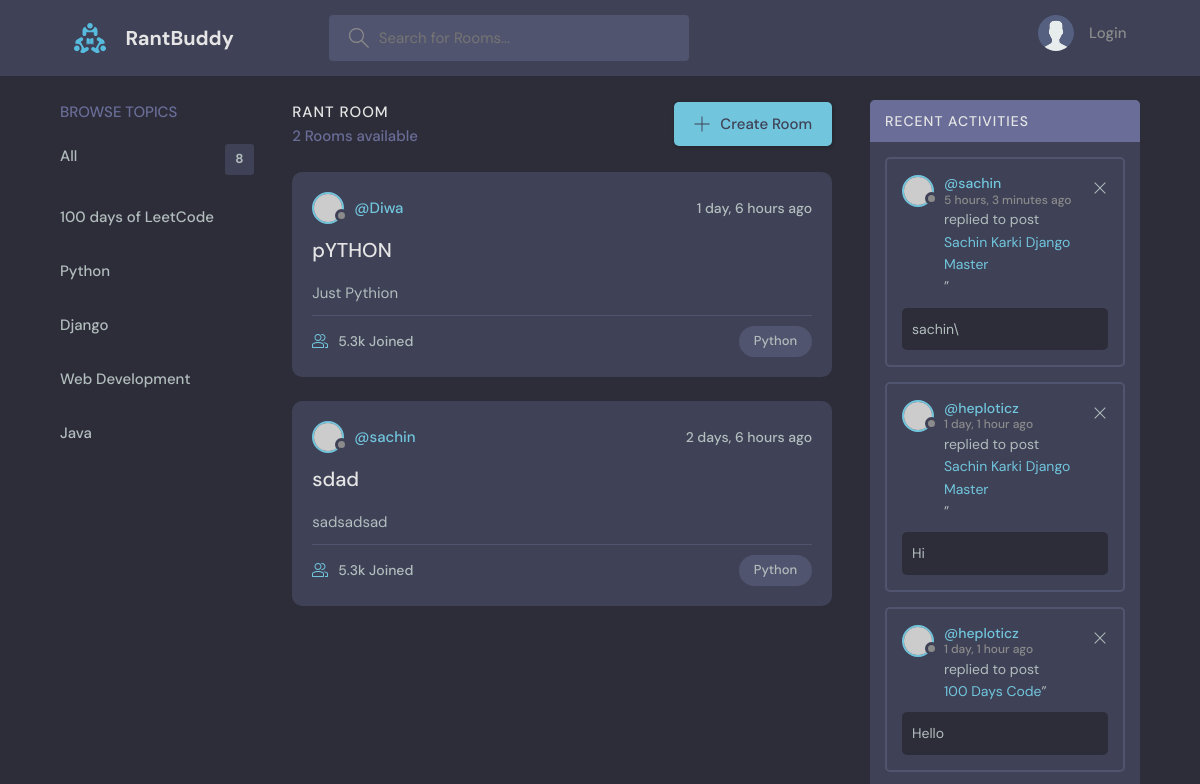
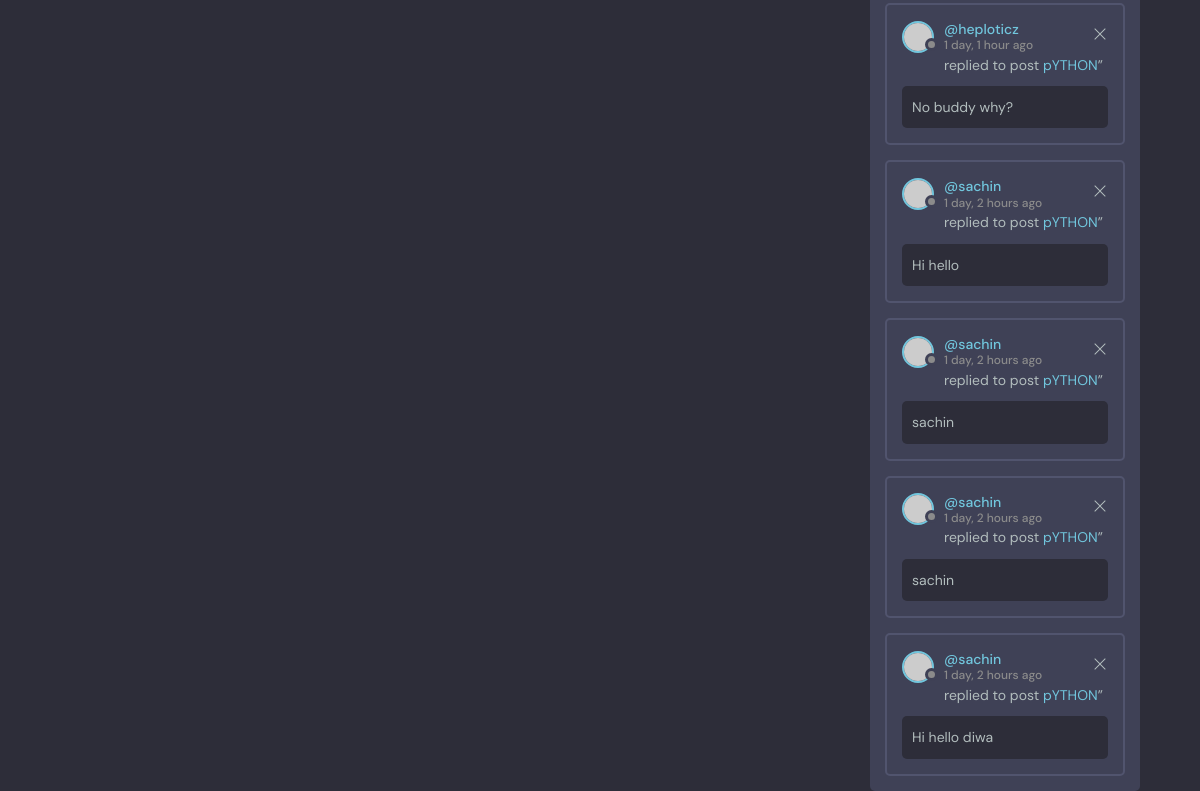
/?q=Python, run on an earlier commit of the app's database (2 pictures, top to bottom).
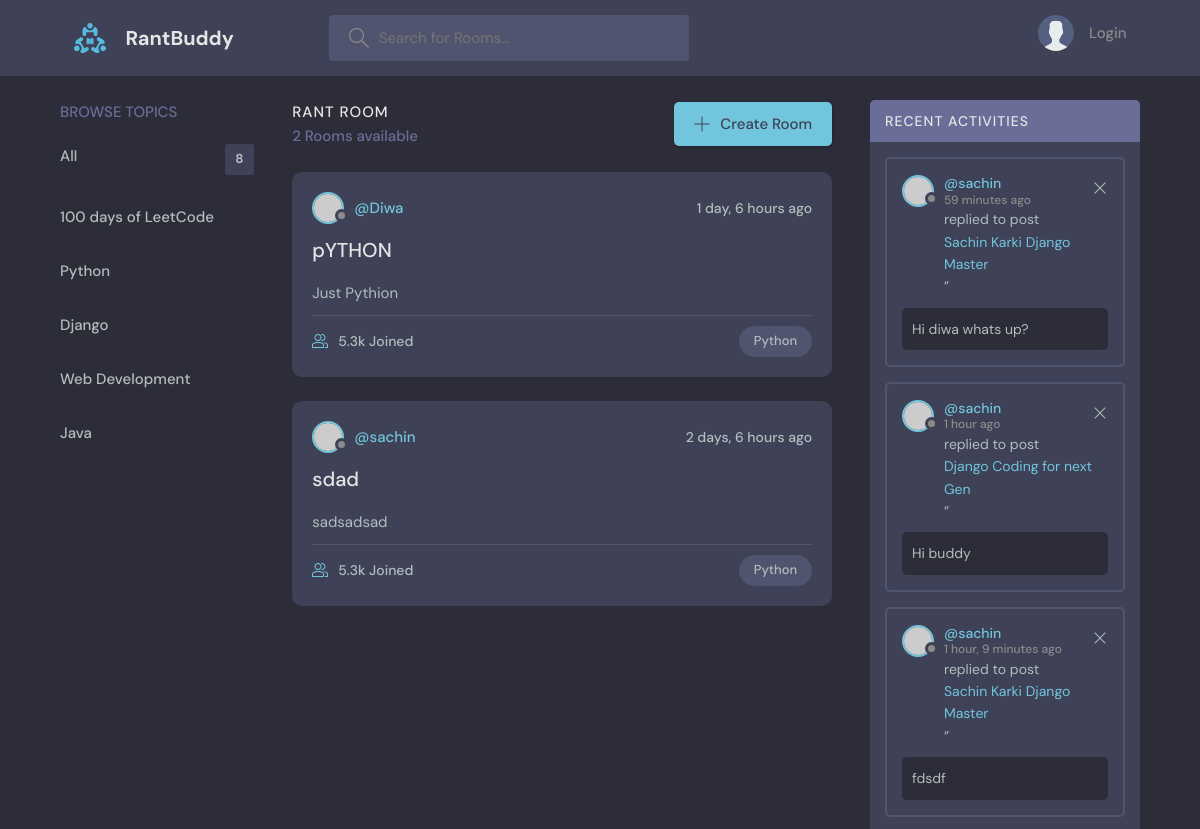
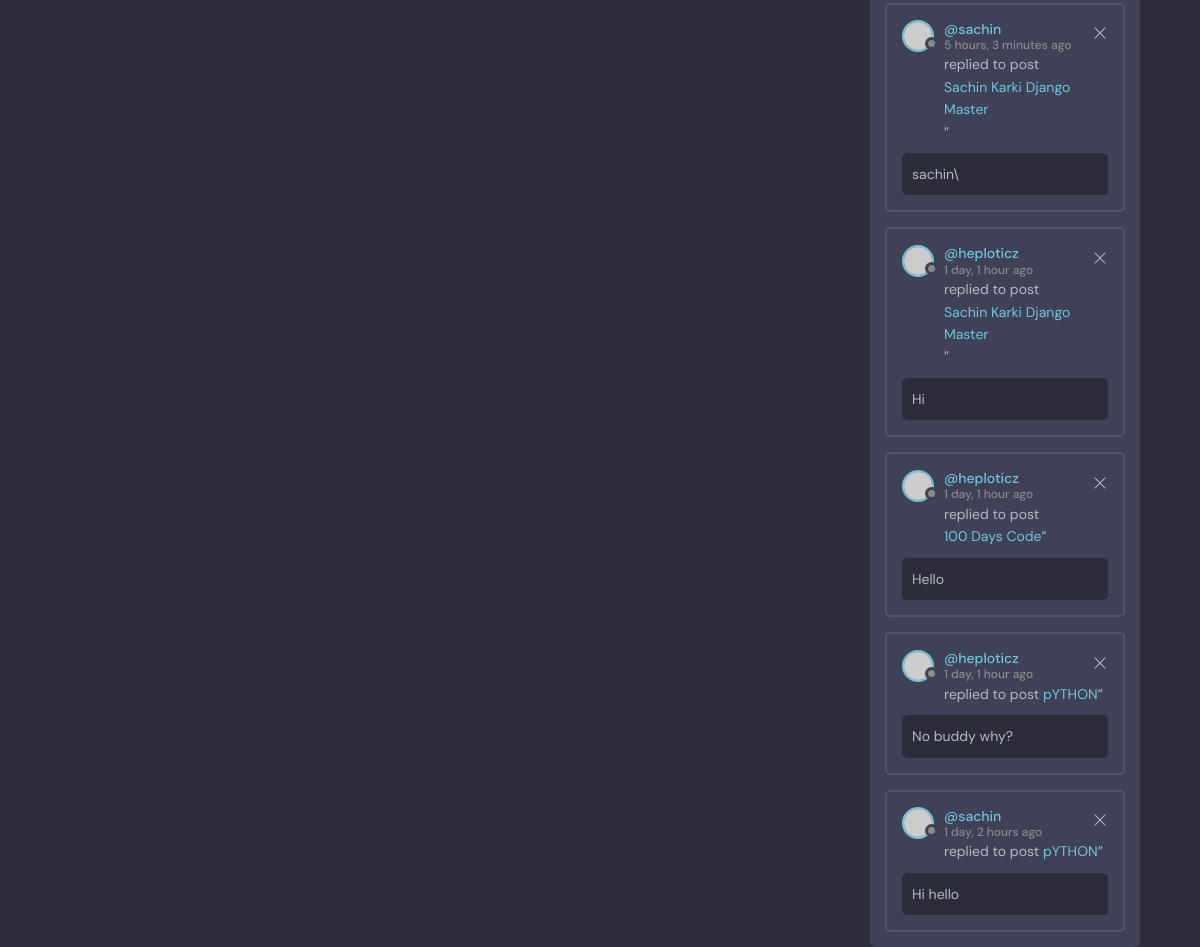
And on a later commit of the database (2 pictures, top to bottom).
### firstApp/models.py (models this page shows, shortened)
class Topic(models.Model):
    name=models.CharField(max_length=200)
    def __str__(self):
        return self.name

class Room(models.Model):
    host=models.ForeignKey(User,on_delete=models.SET_NULL,null=True)
    topic= models.ForeignKey(Topic,on_delete=models.SET_NULL,null=True)
    name=models.CharField(max_length=200)
    description=models.TextField(null=True,blank=True)
    participants=models.ManyToManyField(User,related_name="participants")
    updated = models.DateTimeField(auto_now=True)
    created= models.DateTimeField(auto_now_add=True)
    class Meta:
        ordering=['-updated','-created']
    def __str__(self):
        return self.name

class Message(models.Model):
    user=models.ForeignKey(User, on_delete=models.CASCADE)
    room=models.ForeignKey(Room, on_delete=models.CASCADE, related_name="messages")
    body=models.TextField()
    updated = models.DateTimeField(auto_now=True)
    created= models.DateTimeField(auto_now_add=True)

### firstApp/views.py (the view)
# urls.py: path("", home, name="home" ),
def home(request):
    page='home'
    q=request.GET.get('q') if request.GET.get('q')!=None else ''
    rooms=Room.objects.filter(Q(topic__name__icontains=q) |
                              Q(name__icontains=q)|
                              Q(description__icontains=q)
                              )
    topics=Topic.objects.all()
    top_hosts = (
        Room.objects.values('host__id','host__username')
        .annotate(room_count=Count('id'))
        .order_by('-room_count')
    )
    room_counts=rooms.count()
    messages=Message.objects.all().order_by('-created','-updated')[:8]
    context={"rooms":rooms,"topics": topics,"room_counts":room_counts,"messages":messages,"hosts":top_hosts,'page':page}
    return render(request,"firstApp/home.html",context=context)

### firstApp/templates/firstApp/home.html
{% extends 'main.html' %}
{% block content %}
<main class="layout layout--3">
      <div class="container">
        {% include 'firstApp/topic_component.html' %}
        {% include 'firstApp/feed_component.html' %}
        {% include 'firstApp/activity_component.html' %}
      </div>
</main>
{% endblock %}

### firstApp/templates/firstApp/topic_component.html
        <div class="topics">
          <div class="topics__header">
            <h2>Browse Topics</h2>
          </div>
          <ul class="topics__list">
            <li>
                <a href="{% url 'home' %}">All <span>8</span></a>
            </li>
            {% for topic in topics %}
            <li>
            <a href="{% url 'home' %}?q={{topic.name}}">{{topic.name}}</a>
            </li>
            {% endfor %}
          </ul>
        </div>

### firstApp/templates/firstApp/feed_component.html (shortened to what this page needs)
<div class="roomList">
    {% if page %}
    <div class="roomList__header">
      <div>
        <h2>Rant Room</h2>
        <p>{{room_counts}} Rooms available</p>
      </div>
      <a class="btn btn--main" href="{% url 'create-room' %}">
        <svg version="1.1" xmlns="http://www.w3.org/2000/svg" width="32" height="32" viewBox="0 0 32 32">
          <title>add</title>
          <path
            d="M16.943 0.943h-1.885v14.115h-14.115v1.885h14.115v14.115h1.885v-14.115h14.115v-1.885h-14.115v-14.115z"
          ></path>
        </svg>
        Create Room
      </a>
    </div>
    {% endif %}
{% for room in rooms %}
    <div class="roomListRoom">
      <div class="roomListRoom__header">
        <a href="{% url 'profile' room.host.id %}" class="roomListRoom__author">
          <div class="avatar avatar--small">
            <img src="https://randomuser.me/api/portraits/women/11.jpg" />
          </div>
          <span>@{{room.host.username}}</span>
        </a>
        <div class="roomListRoom__actions">
          <span>{{room.created|timesince}}  ago</span>
        </div>
      </div>
      <div class="roomListRoom__content">
        <a href="{% url 'room' room.id %}">{{ room.name }}</a>
        <p>
          {{room.description}}
        </p>
      </div>
      <div class="roomListRoom__meta">
        <a href="room.html" class="roomListRoom__joined">
          5.3k Joined
        </a>
        <p class="roomListRoom__topic">{{room.topic.name}}</p>
      </div>
    </div>
{% endfor %}
  </div>

### firstApp/templates/firstApp/activity_component.html
<div class="activities">
    <div class="activities__header">
      <h2>Recent Activities</h2>
    </div>
    {% for message in messages %}
    <div class="activities__box">
      <div class="activities__boxHeader roomListRoom__header">
        <a href="{% url 'profile' message.user.id  %}" class="roomListRoom__author">
          <div class="avatar avatar--small">
            <img src="https://randomuser.me/api/portraits/women/11.jpg" />
          </div>
          <p>
            @{{message.user.username}}
            <span>{{message.created|timesince}} ago</span>
          </p>
        </a>
        <div class="roomListRoom__actions">
          <a href="#">
            <svg version="1.1" xmlns="http://www.w3.org/2000/svg" width="32" height="32" viewBox="0 0 32 32">
              <title>remove</title>
              <path
                d="M27.314 6.019l-1.333-1.333-9.98 9.981-9.981-9.981-1.333 1.333 9.981 9.981-9.981 9.98 1.333 1.333 9.981-9.98 9.98 9.98 1.333-1.333-9.98-9.98 9.98-9.981z"
              ></path>
            </svg>
          </a>
        </div>
      </div>
      <div class="activities__boxContent">
        <p>replied to post <a href="{% url 'room' message.room.id %}">{{message.room}}</a>”</p>
        <div class="activities__boxRoomContent">
            {{message.body}}
        </div>
      </div>
    </div>
    {% endfor %}
  </div>

What changed in the data, as far as the page shows it:
no longer on this page (row unchanged): Message: user.username "sachin", created "1 day, 2 hours", room "pYTHON", body "sachin"
no longer on this page (row unchanged): Message: user.username "sachin", created "1 day, 2 hours", room "pYTHON", body "sachin"
no longer on this page (row unchanged): Message: user.username "sachin", created "1 day, 2 hours", room "pYTHON", body "Hi hello diwa"
added Message: user.username "sachin", created "59 minutes", room "Sachin Karki Django Master", body "Hi diwa whats up?"
added Message: user.username "sachin", created "1 hour", room "Django Coding for next Gen", body "Hi buddy"
added Message: user.username "sachin", created "1 hour, 9 minutes", room "Sachin Karki Django Master", body "fdsdf"
